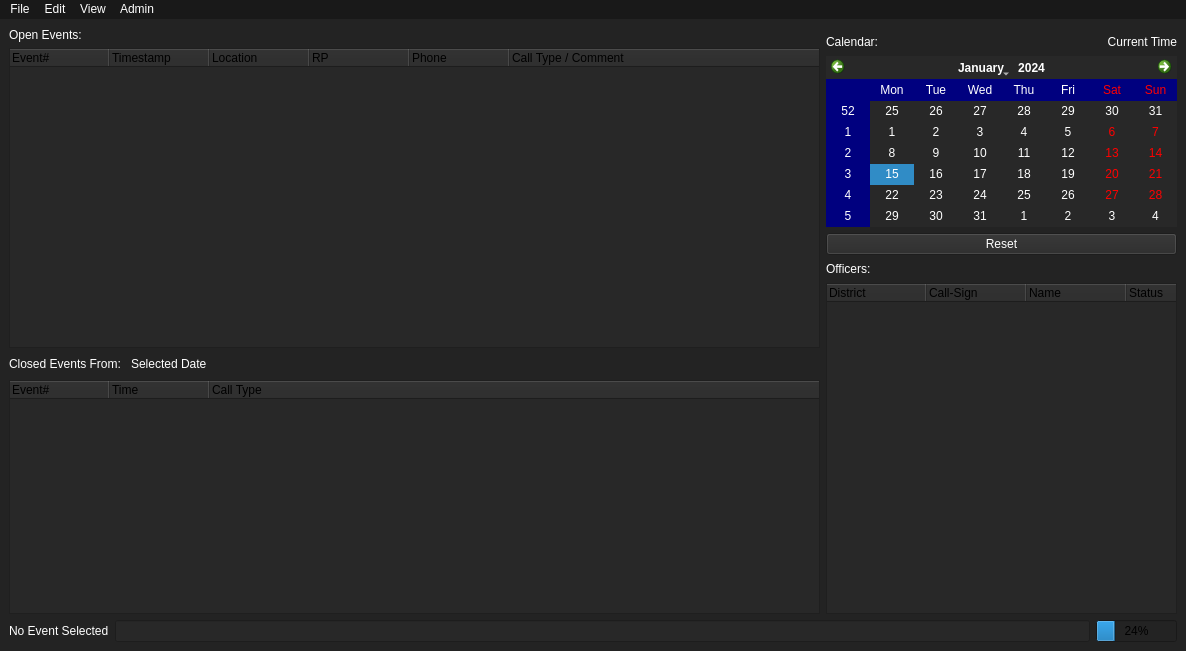
<?xml version="1.0" encoding="UTF-8"?>
<ui version="4.0">
 <class>MainWindow</class>
 <widget class="QMainWindow" name="MainWindow">
  <property name="geometry">
   <rect>
    <x>0</x>
    <y>0</y>
    <width>1186</width>
    <height>651</height>
   </rect>
  </property>
  <property name="windowTitle">
   <string>MainWindow</string>
  </property>
  <property name="styleSheet">
   <string notr="true">background-color: rgb(35, 35, 35);</string>
  </property>
  <widget class="QWidget" name="centralwidget">
   <layout class="QGridLayout" name="gridLayout">
    <item row="0" column="0" rowspan="6">
     <layout class="QGridLayout" name="Open_Layout">
      <item row="2" column="0">
       <layout class="QHBoxLayout" name="horizontalLayout">
        <item>
         <widget class="QLabel" name="Closed_Label">
          <property name="maximumSize">
           <size>
            <width>16777215</width>
            <height>16</height>
           </size>
          </property>
          <property name="styleSheet">
           <string notr="true">color: rgb(255, 255, 255);</string>
          </property>
          <property name="text">
           <string>Closed Events From: </string>
          </property>
         </widget>
        </item>
        <item>
         <widget class="QLabel" name="CalendarSelection">
          <property name="styleSheet">
           <string notr="true">color: rgb(255, 255, 255);</string>
          </property>
          <property name="text">
           <string>Selected Date</string>
          </property>
         </widget>
        </item>
        <item>
         <spacer name="horizontalSpacer">
          <property name="orientation">
           <enum>Qt::Horizontal</enum>
          </property>
          <property name="sizeHint" stdset="0">
           <size>
            <width>40</width>
            <height>20</height>
           </size>
          </property>
         </spacer>
        </item>
       </layout>
      </item>
      <item row="1" column="0">
       <widget class="QTreeWidget" name="Open_Display">
        <property name="sizePolicy">
         <sizepolicy hsizetype="Expanding" vsizetype="Expanding">
          <horstretch>0</horstretch>
          <verstretch>0</verstretch>
         </sizepolicy>
        </property>
        <property name="minimumSize">
         <size>
          <width>650</width>
          <height>300</height>
         </size>
        </property>
        <property name="maximumSize">
         <size>
          <width>16777215</width>
          <height>16777215</height>
         </size>
        </property>
        <property name="toolTip">
         <string/>
        </property>
        <property name="autoFillBackground">
         <bool>false</bool>
        </property>
        <property name="styleSheet">
         <string notr="true">background-color: rgb(40, 40, 40);</string>
        </property>
        <property name="verticalScrollBarPolicy">
         <enum>Qt::ScrollBarAsNeeded</enum>
        </property>
        <property name="horizontalScrollBarPolicy">
         <enum>Qt::ScrollBarAsNeeded</enum>
        </property>
        <property name="sizeAdjustPolicy">
         <enum>QAbstractScrollArea::AdjustIgnored</enum>
        </property>
        <property name="editTriggers">
         <set>QAbstractItemView::DoubleClicked|QAbstractItemView::EditKeyPressed</set>
        </property>
        <property name="alternatingRowColors">
         <bool>false</bool>
        </property>
        <property name="horizontalScrollMode">
         <enum>QAbstractItemView::ScrollPerPixel</enum>
        </property>
        <property name="allColumnsShowFocus">
         <bool>false</bool>
        </property>
        <property name="wordWrap">
         <bool>false</bool>
        </property>
        <property name="expandsOnDoubleClick">
         <bool>false</bool>
        </property>
        <attribute name="headerVisible">
         <bool>true</bool>
        </attribute>
        <attribute name="headerCascadingSectionResizes">
         <bool>false</bool>
        </attribute>
        <attribute name="headerDefaultSectionSize">
         <number>100</number>
        </attribute>
        <attribute name="headerShowSortIndicator" stdset="0">
         <bool>false</bool>
        </attribute>
        <column>
         <property name="text">
          <string>Event#</string>
         </property>
        </column>
        <column>
         <property name="text">
          <string>Timestamp</string>
         </property>
        </column>
        <column>
         <property name="text">
          <string>Location</string>
         </property>
        </column>
        <column>
         <property name="text">
          <string>RP</string>
         </property>
        </column>
        <column>
         <property name="text">
          <string>Phone</string>
         </property>
        </column>
        <column>
         <property name="text">
          <string>Call Type / Comment</string>
         </property>
        </column>
       </widget>
      </item>
      <item row="0" column="0">
       <widget class="QLabel" name="Open_Label">
        <property name="styleSheet">
         <string notr="true">color: rgb(255, 255, 255);</string>
        </property>
        <property name="text">
         <string>Open Events:</string>
        </property>
       </widget>
      </item>
      <item row="3" column="0">
       <widget class="QTreeWidget" name="Closed_Display">
        <property name="minimumSize">
         <size>
          <width>567</width>
          <height>200</height>
         </size>
        </property>
        <property name="maximumSize">
         <size>
          <width>16777215</width>
          <height>280</height>
         </size>
        </property>
        <property name="toolTip">
         <string/>
        </property>
        <property name="styleSheet">
         <string notr="true">background-color: rgb(40, 40, 40);</string>
        </property>
        <property name="verticalScrollBarPolicy">
         <enum>Qt::ScrollBarAsNeeded</enum>
        </property>
        <property name="expandsOnDoubleClick">
         <bool>false</bool>
        </property>
        <column>
         <property name="text">
          <string>Event#</string>
         </property>
        </column>
        <column>
         <property name="text">
          <string>Time</string>
         </property>
        </column>
        <column>
         <property name="text">
          <string>Call Type</string>
         </property>
        </column>
       </widget>
      </item>
     </layout>
    </item>
    <item row="1" column="1">
     <widget class="QLabel" name="Calendar_Label">
      <property name="minimumSize">
       <size>
        <width>200</width>
        <height>16</height>
       </size>
      </property>
      <property name="maximumSize">
       <size>
        <width>351</width>
        <height>16</height>
       </size>
      </property>
      <property name="styleSheet">
       <string notr="true">color: rgb(255, 255, 255);</string>
      </property>
      <property name="text">
       <string>Calendar:</string>
      </property>
     </widget>
    </item>
    <item row="2" column="1" colspan="2">
     <widget class="QCalendarWidget" name="Calendar_Dispaly">
      <property name="minimumSize">
       <size>
        <width>351</width>
        <height>171</height>
       </size>
      </property>
      <property name="maximumSize">
       <size>
        <width>351</width>
        <height>171</height>
       </size>
      </property>
      <property name="toolTip">
       <string>&lt;html&gt;&lt;head/&gt;&lt;body&gt;&lt;p&gt;Calendar&lt;/p&gt;&lt;/body&gt;&lt;/html&gt;</string>
      </property>
      <property name="styleSheet">
       <string notr="true">background-color: rgb(40, 40, 40);
alternate-background-color: rgb(0, 0, 127);
color: rgb(255, 255, 255);</string>
      </property>
     </widget>
    </item>
    <item row="4" column="1" colspan="2">
     <widget class="QLabel" name="Officers_Label">
      <property name="minimumSize">
       <size>
        <width>339</width>
        <height>16</height>
       </size>
      </property>
      <property name="maximumSize">
       <size>
        <width>339</width>
        <height>16</height>
       </size>
      </property>
      <property name="styleSheet">
       <string notr="true">color: rgb(255, 255, 255);</string>
      </property>
      <property name="text">
       <string>Officers:</string>
      </property>
     </widget>
    </item>
    <item row="6" column="0" colspan="3">
     <layout class="QHBoxLayout" name="Input_Layout">
      <item>
       <widget class="QLabel" name="Input_Label">
        <property name="styleSheet">
         <string notr="true">color: rgb(255, 255, 255);</string>
        </property>
        <property name="text">
         <string>No Event Selected</string>
        </property>
       </widget>
      </item>
      <item>
       <widget class="QLineEdit" name="Input_Edit">
        <property name="toolTip">
         <string>&lt;html&gt;&lt;head/&gt;&lt;body&gt;&lt;p&gt;Input&lt;/p&gt;&lt;/body&gt;&lt;/html&gt;</string>
        </property>
        <property name="styleSheet">
         <string notr="true">background-color: rgb(40, 40, 40);
color: rgb(255, 255, 255);</string>
        </property>
       </widget>
      </item>
      <item>
       <widget class="QProgressBar" name="progressBar">
        <property name="maximumSize">
         <size>
          <width>81</width>
          <height>16777215</height>
         </size>
        </property>
        <property name="value">
         <number>24</number>
        </property>
       </widget>
      </item>
     </layout>
    </item>
    <item row="3" column="1" colspan="2">
     <widget class="QPushButton" name="Calendar_Reset">
      <property name="maximumSize">
       <size>
        <width>352</width>
        <height>29</height>
       </size>
      </property>
      <property name="styleSheet">
       <string notr="true">background-color: rgb(40, 40, 40);
color: rgb(255, 255, 255);</string>
      </property>
      <property name="text">
       <string>Reset</string>
      </property>
     </widget>
    </item>
    <item row="1" column="2">
     <widget class="QLabel" name="DateTime">
      <property name="layoutDirection">
       <enum>Qt::LeftToRight</enum>
      </property>
      <property name="styleSheet">
       <string notr="true">color: rgb(255, 255, 255);</string>
      </property>
      <property name="text">
       <string>Current Time</string>
      </property>
      <property name="alignment">
       <set>Qt::AlignRight|Qt::AlignTrailing|Qt::AlignVCenter</set>
      </property>
     </widget>
    </item>
    <item row="5" column="1" colspan="2">
     <widget class="QTreeWidget" name="Officers_Display">
      <property name="minimumSize">
       <size>
        <width>351</width>
        <height>200</height>
       </size>
      </property>
      <property name="maximumSize">
       <size>
        <width>331</width>
        <height>16777215</height>
       </size>
      </property>
      <property name="styleSheet">
       <string notr="true">background-color: rgb(40, 40, 40);</string>
      </property>
      <property name="verticalScrollBarPolicy">
       <enum>Qt::ScrollBarAsNeeded</enum>
      </property>
      <property name="horizontalScrollBarPolicy">
       <enum>Qt::ScrollBarAlwaysOff</enum>
      </property>
      <property name="sizeAdjustPolicy">
       <enum>QAbstractScrollArea::AdjustToContents</enum>
      </property>
      <property name="expandsOnDoubleClick">
       <bool>false</bool>
      </property>
      <column>
       <property name="text">
        <string>District</string>
       </property>
      </column>
      <column>
       <property name="text">
        <string>Call-Sign</string>
       </property>
      </column>
      <column>
       <property name="text">
        <string>Name</string>
       </property>
      </column>
      <column>
       <property name="text">
        <string>Status</string>
       </property>
      </column>
     </widget>
    </item>
   </layout>
  </widget>
  <widget class="QMenuBar" name="menubar">
   <property name="geometry">
    <rect>
     <x>0</x>
     <y>0</y>
     <width>1186</width>
     <height>25</height>
    </rect>
   </property>
   <property name="autoFillBackground">
    <bool>false</bool>
   </property>
   <property name="styleSheet">
    <string notr="true">selection-background-color: rgb(0, 0, 127);
color: rgb(255, 255, 255);
background-color: rgb(25, 25, 25);</string>
   </property>
   <widget class="QMenu" name="menuFile">
    <property name="title">
     <string>File</string>
    </property>
    <widget class="QMenu" name="menuNew">
     <property name="title">
      <string>New...</string>
     </property>
     <addaction name="actionEvent"/>
     <addaction name="actionComment"/>
     <addaction name="actionOfficer"/>
    </widget>
    <widget class="QMenu" name="menuExport">
     <property name="title">
      <string>Export...</string>
     </property>
     <addaction name="actionEvent_2"/>
     <addaction name="actionDaily_Log"/>
    </widget>
    <addaction name="menuExport"/>
    <addaction name="menuNew"/>
   </widget>
   <widget class="QMenu" name="menuEdit">
    <property name="title">
     <string>Edit</string>
    </property>
    <addaction name="actionEvent_Type"/>
    <addaction name="actionComment_2"/>
    <addaction name="actionOfficers"/>
   </widget>
   <widget class="QMenu" name="menuView">
    <property name="title">
     <string>View</string>
    </property>
    <addaction name="actionOfficers_2"/>
    <addaction name="actionCalendar"/>
    <addaction name="separator"/>
    <addaction name="actionReset_Date"/>
    <addaction name="actionOpen_Events"/>
    <addaction name="actionClosed_Events"/>
   </widget>
   <widget class="QMenu" name="menuAdmin">
    <property name="styleSheet">
     <string notr="true"/>
    </property>
    <property name="title">
     <string>Admin</string>
    </property>
    <addaction name="actionAdmin_Menu"/>
    <addaction name="actionGrant_Temp_Access"/>
   </widget>
   <addaction name="menuFile"/>
   <addaction name="menuEdit"/>
   <addaction name="menuView"/>
   <addaction name="menuAdmin"/>
  </widget>
  <action name="actionSave">
   <property name="text">
    <string>Save</string>
   </property>
  </action>
  <action name="actionComment">
   <property name="text">
    <string>Comment</string>
   </property>
   <property name="shortcut">
    <string>C</string>
   </property>
  </action>
  <action name="actionEvent">
   <property name="text">
    <string>Event</string>
   </property>
   <property name="shortcut">
    <string>E</string>
   </property>
   <property name="shortcutContext">
    <enum>Qt::WindowShortcut</enum>
   </property>
  </action>
  <action name="actionEvent_2">
   <property name="text">
    <string>Event</string>
   </property>
  </action>
  <action name="actionDaily_Log">
   <property name="text">
    <string>Daily Log</string>
   </property>
  </action>
  <action name="actionEvent_Type">
   <property name="text">
    <string>Event Type</string>
   </property>
  </action>
  <action name="actionComment_2">
   <property name="text">
    <string>Comment</string>
   </property>
  </action>
  <action name="actionReset_Date">
   <property name="text">
    <string>Reset Date</string>
   </property>
  </action>
  <action name="actionOfficers">
   <property name="text">
    <string>Officers</string>
   </property>
  </action>
  <action name="actionOfficer">
   <property name="text">
    <string>Officer</string>
   </property>
  </action>
  <action name="actionOfficers_2">
   <property name="text">
    <string>Officers</string>
   </property>
  </action>
  <action name="actionCalendar">
   <property name="text">
    <string>Calendar</string>
   </property>
  </action>
  <action name="actionOpen_Events">
   <property name="text">
    <string>Open Events</string>
   </property>
  </action>
  <action name="actionClosed_Events">
   <property name="text">
    <string>Closed Events</string>
   </property>
  </action>
  <action name="actionAdmin_Menu">
   <property name="text">
    <string>Admin Menu</string>
   </property>
  </action>
  <action name="actionGrant_Temp_Access">
   <property name="text">
    <string>Grant Temp Access</string>
   </property>
  </action>
 </widget>
 <resources/>
 <connections/>
</ui>
